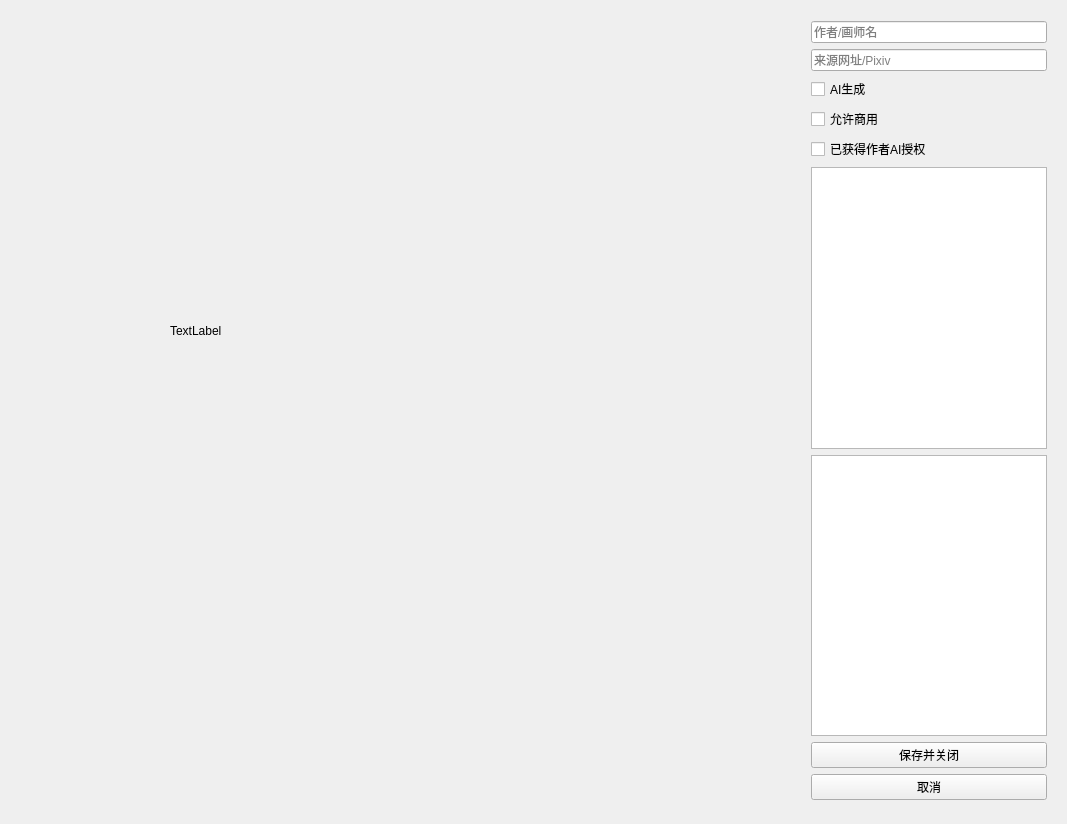
<?xml version="1.0" encoding="UTF-8"?>
<ui version="4.0">
 <class>AnnotationWindow</class>
 <widget class="QWidget" name="AnnotationWindow">
  <property name="geometry">
   <rect>
    <x>0</x>
    <y>0</y>
    <width>1067</width>
    <height>824</height>
   </rect>
  </property>
  <property name="windowTitle">
   <string>AnnotationWindow</string>
  </property>
  <widget class="QLabel" name="lblReferenceImage">
   <property name="geometry">
    <rect>
     <x>170</x>
     <y>160</y>
     <width>341</width>
     <height>341</height>
    </rect>
   </property>
   <property name="minimumSize">
    <size>
     <width>256</width>
     <height>256</height>
    </size>
   </property>
   <property name="text">
    <string>TextLabel</string>
   </property>
  </widget>
  <widget class="QWidget" name="formLayoutWidget">
   <property name="geometry">
    <rect>
     <x>800</x>
     <y>10</y>
     <width>258</width>
     <height>801</height>
    </rect>
   </property>
   <layout class="QVBoxLayout" name="verticalLayout">
    <item>
     <widget class="QLineEdit" name="editAuthor">
      <property name="placeholderText">
       <string>作者/画师名</string>
      </property>
     </widget>
    </item>
    <item>
     <widget class="QLineEdit" name="editSourceUrl">
      <property name="placeholderText">
       <string>来源网址/Pixiv</string>
      </property>
     </widget>
    </item>
    <item>
     <widget class="QCheckBox" name="chkAIGenerated">
      <property name="text">
       <string>AI生成</string>
      </property>
     </widget>
    </item>
    <item>
     <widget class="QCheckBox" name="chkIsCommercial">
      <property name="text">
       <string>允许商用</string>
      </property>
     </widget>
    </item>
    <item>
     <widget class="QCheckBox" name="chkPermissionAI">
      <property name="text">
       <string>已获得作者AI授权</string>
      </property>
     </widget>
    </item>
    <item>
     <widget class="QTextEdit" name="editNegativePrompt"/>
    </item>
    <item>
     <widget class="QTextEdit" name="editPrompt"/>
    </item>
    <item>
     <widget class="QPushButton" name="btnSaveClose">
      <property name="text">
       <string>保存并关闭</string>
      </property>
     </widget>
    </item>
    <item>
     <widget class="QPushButton" name="btnCancel">
      <property name="text">
       <string>取消</string>
      </property>
     </widget>
    </item>
   </layout>
  </widget>
 </widget>
 <layoutdefault spacing="6" margin="11"/>
 <resources/>
 <connections/>
</ui>
